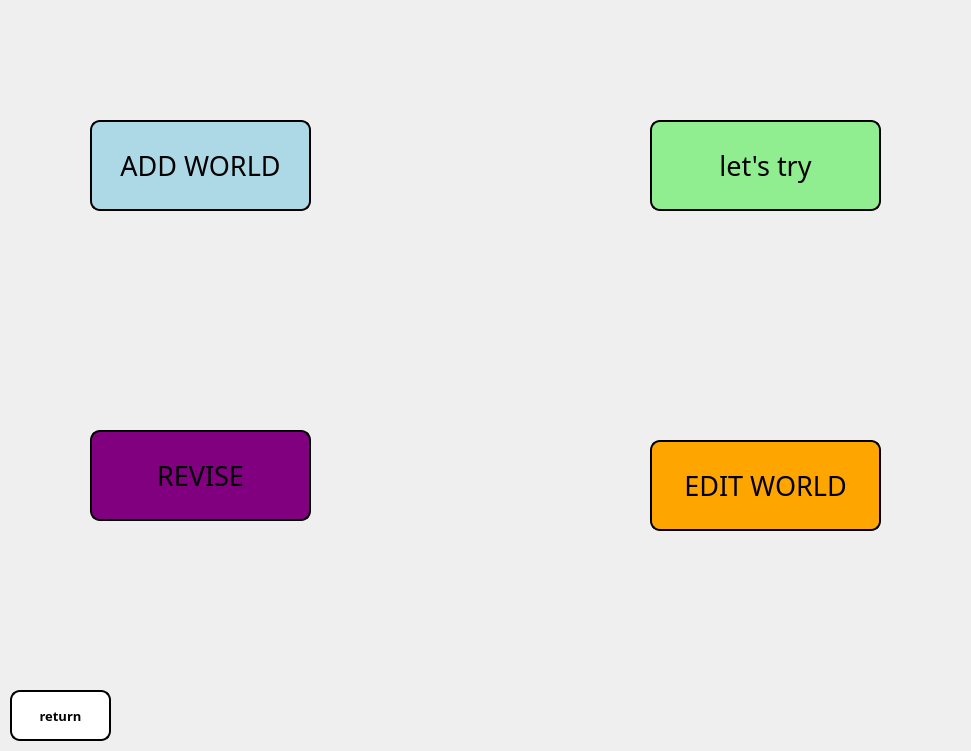
<?xml version="1.0" encoding="UTF-8"?>
<ui version="4.0">
 <class>Form</class>
 <widget class="QWidget" name="Form">
  <property name="geometry">
   <rect>
    <x>0</x>
    <y>0</y>
    <width>971</width>
    <height>751</height>
   </rect>
  </property>
  <property name="windowTitle">
   <string>Form</string>
  </property>
  <widget class="QPushButton" name="lets_try">
   <property name="geometry">
    <rect>
     <x>650</x>
     <y>120</y>
     <width>231</width>
     <height>91</height>
    </rect>
   </property>
   <property name="palette">
    <palette>
     <active>
      <colorrole role="WindowText">
       <brush brushstyle="SolidPattern">
        <color alpha="255">
         <red>0</red>
         <green>0</green>
         <blue>0</blue>
        </color>
       </brush>
      </colorrole>
      <colorrole role="Button">
       <brush brushstyle="SolidPattern">
        <color alpha="255">
         <red>144</red>
         <green>238</green>
         <blue>144</blue>
        </color>
       </brush>
      </colorrole>
      <colorrole role="Light">
       <brush brushstyle="SolidPattern">
        <color alpha="255">
         <red>0</red>
         <green>255</green>
         <blue>0</blue>
        </color>
       </brush>
      </colorrole>
      <colorrole role="Midlight">
       <brush brushstyle="SolidPattern">
        <color alpha="255">
         <red>0</red>
         <green>255</green>
         <blue>0</blue>
        </color>
       </brush>
      </colorrole>
      <colorrole role="Text">
       <brush brushstyle="SolidPattern">
        <color alpha="255">
         <red>0</red>
         <green>0</green>
         <blue>0</blue>
        </color>
       </brush>
      </colorrole>
      <colorrole role="ButtonText">
       <brush brushstyle="SolidPattern">
        <color alpha="255">
         <red>0</red>
         <green>0</green>
         <blue>0</blue>
        </color>
       </brush>
      </colorrole>
      <colorrole role="Base">
       <brush brushstyle="SolidPattern">
        <color alpha="255">
         <red>144</red>
         <green>238</green>
         <blue>144</blue>
        </color>
       </brush>
      </colorrole>
      <colorrole role="Window">
       <brush brushstyle="SolidPattern">
        <color alpha="255">
         <red>144</red>
         <green>238</green>
         <blue>144</blue>
        </color>
       </brush>
      </colorrole>
      <colorrole role="PlaceholderText">
       <brush brushstyle="NoBrush">
        <color alpha="128">
         <red>0</red>
         <green>0</green>
         <blue>0</blue>
        </color>
       </brush>
      </colorrole>
     </active>
     <inactive>
      <colorrole role="WindowText">
       <brush brushstyle="SolidPattern">
        <color alpha="255">
         <red>0</red>
         <green>0</green>
         <blue>0</blue>
        </color>
       </brush>
      </colorrole>
      <colorrole role="Button">
       <brush brushstyle="SolidPattern">
        <color alpha="255">
         <red>144</red>
         <green>238</green>
         <blue>144</blue>
        </color>
       </brush>
      </colorrole>
      <colorrole role="Light">
       <brush brushstyle="SolidPattern">
        <color alpha="255">
         <red>0</red>
         <green>255</green>
         <blue>0</blue>
        </color>
       </brush>
      </colorrole>
      <colorrole role="Midlight">
       <brush brushstyle="SolidPattern">
        <color alpha="255">
         <red>0</red>
         <green>255</green>
         <blue>0</blue>
        </color>
       </brush>
      </colorrole>
      <colorrole role="Text">
       <brush brushstyle="SolidPattern">
        <color alpha="255">
         <red>0</red>
         <green>0</green>
         <blue>0</blue>
        </color>
       </brush>
      </colorrole>
      <colorrole role="ButtonText">
       <brush brushstyle="SolidPattern">
        <color alpha="255">
         <red>0</red>
         <green>0</green>
         <blue>0</blue>
        </color>
       </brush>
      </colorrole>
      <colorrole role="Base">
       <brush brushstyle="SolidPattern">
        <color alpha="255">
         <red>144</red>
         <green>238</green>
         <blue>144</blue>
        </color>
       </brush>
      </colorrole>
      <colorrole role="Window">
       <brush brushstyle="SolidPattern">
        <color alpha="255">
         <red>144</red>
         <green>238</green>
         <blue>144</blue>
        </color>
       </brush>
      </colorrole>
      <colorrole role="PlaceholderText">
       <brush brushstyle="NoBrush">
        <color alpha="128">
         <red>0</red>
         <green>0</green>
         <blue>0</blue>
        </color>
       </brush>
      </colorrole>
     </inactive>
     <disabled>
      <colorrole role="WindowText">
       <brush brushstyle="SolidPattern">
        <color alpha="255">
         <red>0</red>
         <green>0</green>
         <blue>0</blue>
        </color>
       </brush>
      </colorrole>
      <colorrole role="Button">
       <brush brushstyle="SolidPattern">
        <color alpha="255">
         <red>144</red>
         <green>238</green>
         <blue>144</blue>
        </color>
       </brush>
      </colorrole>
      <colorrole role="Light">
       <brush brushstyle="SolidPattern">
        <color alpha="255">
         <red>0</red>
         <green>255</green>
         <blue>0</blue>
        </color>
       </brush>
      </colorrole>
      <colorrole role="Midlight">
       <brush brushstyle="SolidPattern">
        <color alpha="255">
         <red>0</red>
         <green>255</green>
         <blue>0</blue>
        </color>
       </brush>
      </colorrole>
      <colorrole role="Text">
       <brush brushstyle="SolidPattern">
        <color alpha="255">
         <red>0</red>
         <green>0</green>
         <blue>0</blue>
        </color>
       </brush>
      </colorrole>
      <colorrole role="ButtonText">
       <brush brushstyle="SolidPattern">
        <color alpha="255">
         <red>0</red>
         <green>0</green>
         <blue>0</blue>
        </color>
       </brush>
      </colorrole>
      <colorrole role="Base">
       <brush brushstyle="SolidPattern">
        <color alpha="255">
         <red>144</red>
         <green>238</green>
         <blue>144</blue>
        </color>
       </brush>
      </colorrole>
      <colorrole role="Window">
       <brush brushstyle="SolidPattern">
        <color alpha="255">
         <red>144</red>
         <green>238</green>
         <blue>144</blue>
        </color>
       </brush>
      </colorrole>
      <colorrole role="PlaceholderText">
       <brush brushstyle="NoBrush">
        <color alpha="128">
         <red>0</red>
         <green>0</green>
         <blue>0</blue>
        </color>
       </brush>
      </colorrole>
     </disabled>
    </palette>
   </property>
   <property name="font">
    <font>
     <family>MV Boli</family>
     <pointsize>20</pointsize>
    </font>
   </property>
   <property name="autoFillBackground">
    <bool>false</bool>
   </property>
   <property name="styleSheet">
    <string notr="true">QPushButton {
    background-color: lightgreen;
    color: black;
    border-radius: 10px;
    border: 2px solid black;
}

QPushButton:hover {
    background-color:darkgreen;
    color: white;
    border: 2px solid white;
}

QPushButton:pressed {
    background-color: darkgreen;
    border: 2px solid yellow;
}</string>
   </property>
   <property name="text">
    <string>let's try</string>
   </property>
  </widget>
  <widget class="QPushButton" name="add_world">
   <property name="geometry">
    <rect>
     <x>90</x>
     <y>120</y>
     <width>221</width>
     <height>91</height>
    </rect>
   </property>
   <property name="palette">
    <palette>
     <active>
      <colorrole role="WindowText">
       <brush brushstyle="SolidPattern">
        <color alpha="255">
         <red>0</red>
         <green>0</green>
         <blue>0</blue>
        </color>
       </brush>
      </colorrole>
      <colorrole role="Button">
       <brush brushstyle="SolidPattern">
        <color alpha="255">
         <red>173</red>
         <green>216</green>
         <blue>230</blue>
        </color>
       </brush>
      </colorrole>
      <colorrole role="Light">
       <brush brushstyle="SolidPattern">
        <color alpha="255">
         <red>0</red>
         <green>255</green>
         <blue>0</blue>
        </color>
       </brush>
      </colorrole>
      <colorrole role="Midlight">
       <brush brushstyle="SolidPattern">
        <color alpha="255">
         <red>0</red>
         <green>255</green>
         <blue>0</blue>
        </color>
       </brush>
      </colorrole>
      <colorrole role="Text">
       <brush brushstyle="SolidPattern">
        <color alpha="255">
         <red>0</red>
         <green>0</green>
         <blue>0</blue>
        </color>
       </brush>
      </colorrole>
      <colorrole role="ButtonText">
       <brush brushstyle="SolidPattern">
        <color alpha="255">
         <red>0</red>
         <green>0</green>
         <blue>0</blue>
        </color>
       </brush>
      </colorrole>
      <colorrole role="Base">
       <brush brushstyle="SolidPattern">
        <color alpha="255">
         <red>173</red>
         <green>216</green>
         <blue>230</blue>
        </color>
       </brush>
      </colorrole>
      <colorrole role="Window">
       <brush brushstyle="SolidPattern">
        <color alpha="255">
         <red>173</red>
         <green>216</green>
         <blue>230</blue>
        </color>
       </brush>
      </colorrole>
      <colorrole role="PlaceholderText">
       <brush brushstyle="NoBrush">
        <color alpha="128">
         <red>0</red>
         <green>0</green>
         <blue>0</blue>
        </color>
       </brush>
      </colorrole>
     </active>
     <inactive>
      <colorrole role="WindowText">
       <brush brushstyle="SolidPattern">
        <color alpha="255">
         <red>0</red>
         <green>0</green>
         <blue>0</blue>
        </color>
       </brush>
      </colorrole>
      <colorrole role="Button">
       <brush brushstyle="SolidPattern">
        <color alpha="255">
         <red>173</red>
         <green>216</green>
         <blue>230</blue>
        </color>
       </brush>
      </colorrole>
      <colorrole role="Light">
       <brush brushstyle="SolidPattern">
        <color alpha="255">
         <red>0</red>
         <green>255</green>
         <blue>0</blue>
        </color>
       </brush>
      </colorrole>
      <colorrole role="Midlight">
       <brush brushstyle="SolidPattern">
        <color alpha="255">
         <red>0</red>
         <green>255</green>
         <blue>0</blue>
        </color>
       </brush>
      </colorrole>
      <colorrole role="Text">
       <brush brushstyle="SolidPattern">
        <color alpha="255">
         <red>0</red>
         <green>0</green>
         <blue>0</blue>
        </color>
       </brush>
      </colorrole>
      <colorrole role="ButtonText">
       <brush brushstyle="SolidPattern">
        <color alpha="255">
         <red>0</red>
         <green>0</green>
         <blue>0</blue>
        </color>
       </brush>
      </colorrole>
      <colorrole role="Base">
       <brush brushstyle="SolidPattern">
        <color alpha="255">
         <red>173</red>
         <green>216</green>
         <blue>230</blue>
        </color>
       </brush>
      </colorrole>
      <colorrole role="Window">
       <brush brushstyle="SolidPattern">
        <color alpha="255">
         <red>173</red>
         <green>216</green>
         <blue>230</blue>
        </color>
       </brush>
      </colorrole>
      <colorrole role="PlaceholderText">
       <brush brushstyle="NoBrush">
        <color alpha="128">
         <red>0</red>
         <green>0</green>
         <blue>0</blue>
        </color>
       </brush>
      </colorrole>
     </inactive>
     <disabled>
      <colorrole role="WindowText">
       <brush brushstyle="SolidPattern">
        <color alpha="255">
         <red>0</red>
         <green>0</green>
         <blue>0</blue>
        </color>
       </brush>
      </colorrole>
      <colorrole role="Button">
       <brush brushstyle="SolidPattern">
        <color alpha="255">
         <red>173</red>
         <green>216</green>
         <blue>230</blue>
        </color>
       </brush>
      </colorrole>
      <colorrole role="Light">
       <brush brushstyle="SolidPattern">
        <color alpha="255">
         <red>0</red>
         <green>255</green>
         <blue>0</blue>
        </color>
       </brush>
      </colorrole>
      <colorrole role="Midlight">
       <brush brushstyle="SolidPattern">
        <color alpha="255">
         <red>0</red>
         <green>255</green>
         <blue>0</blue>
        </color>
       </brush>
      </colorrole>
      <colorrole role="Text">
       <brush brushstyle="SolidPattern">
        <color alpha="255">
         <red>0</red>
         <green>0</green>
         <blue>0</blue>
        </color>
       </brush>
      </colorrole>
      <colorrole role="ButtonText">
       <brush brushstyle="SolidPattern">
        <color alpha="255">
         <red>0</red>
         <green>0</green>
         <blue>0</blue>
        </color>
       </brush>
      </colorrole>
      <colorrole role="Base">
       <brush brushstyle="SolidPattern">
        <color alpha="255">
         <red>173</red>
         <green>216</green>
         <blue>230</blue>
        </color>
       </brush>
      </colorrole>
      <colorrole role="Window">
       <brush brushstyle="SolidPattern">
        <color alpha="255">
         <red>173</red>
         <green>216</green>
         <blue>230</blue>
        </color>
       </brush>
      </colorrole>
      <colorrole role="PlaceholderText">
       <brush brushstyle="NoBrush">
        <color alpha="128">
         <red>0</red>
         <green>0</green>
         <blue>0</blue>
        </color>
       </brush>
      </colorrole>
     </disabled>
    </palette>
   </property>
   <property name="font">
    <font>
     <family>MV Boli</family>
     <pointsize>20</pointsize>
    </font>
   </property>
   <property name="autoFillBackground">
    <bool>false</bool>
   </property>
   <property name="styleSheet">
    <string notr="true">QPushButton {
    background-color: rgb(173, 216, 230);
    color: black;
    border-radius: 10px;
    border: 2px solid black;
}

QPushButton:hover {
    background-color: rgb(0, 0, 139);
    color: white;
    border: 2px solid white;
}

QPushButton:pressed {
    background-color: rgb(0, 0, 139);
    border: 2px solid yellow;
}</string>
   </property>
   <property name="text">
    <string>ADD WORLD</string>
   </property>
  </widget>
  <widget class="QPushButton" name="revise">
   <property name="geometry">
    <rect>
     <x>90</x>
     <y>430</y>
     <width>221</width>
     <height>91</height>
    </rect>
   </property>
   <property name="palette">
    <palette>
     <active>
      <colorrole role="WindowText">
       <brush brushstyle="SolidPattern">
        <color alpha="255">
         <red>0</red>
         <green>0</green>
         <blue>0</blue>
        </color>
       </brush>
      </colorrole>
      <colorrole role="Button">
       <brush brushstyle="SolidPattern">
        <color alpha="255">
         <red>128</red>
         <green>0</green>
         <blue>128</blue>
        </color>
       </brush>
      </colorrole>
      <colorrole role="Light">
       <brush brushstyle="SolidPattern">
        <color alpha="255">
         <red>0</red>
         <green>255</green>
         <blue>0</blue>
        </color>
       </brush>
      </colorrole>
      <colorrole role="Midlight">
       <brush brushstyle="SolidPattern">
        <color alpha="255">
         <red>0</red>
         <green>255</green>
         <blue>0</blue>
        </color>
       </brush>
      </colorrole>
      <colorrole role="Text">
       <brush brushstyle="SolidPattern">
        <color alpha="255">
         <red>0</red>
         <green>0</green>
         <blue>0</blue>
        </color>
       </brush>
      </colorrole>
      <colorrole role="ButtonText">
       <brush brushstyle="SolidPattern">
        <color alpha="255">
         <red>0</red>
         <green>0</green>
         <blue>0</blue>
        </color>
       </brush>
      </colorrole>
      <colorrole role="Base">
       <brush brushstyle="SolidPattern">
        <color alpha="255">
         <red>128</red>
         <green>0</green>
         <blue>128</blue>
        </color>
       </brush>
      </colorrole>
      <colorrole role="Window">
       <brush brushstyle="SolidPattern">
        <color alpha="255">
         <red>128</red>
         <green>0</green>
         <blue>128</blue>
        </color>
       </brush>
      </colorrole>
      <colorrole role="PlaceholderText">
       <brush brushstyle="NoBrush">
        <color alpha="128">
         <red>0</red>
         <green>0</green>
         <blue>0</blue>
        </color>
       </brush>
      </colorrole>
     </active>
     <inactive>
      <colorrole role="WindowText">
       <brush brushstyle="SolidPattern">
        <color alpha="255">
         <red>0</red>
         <green>0</green>
         <blue>0</blue>
        </color>
       </brush>
      </colorrole>
      <colorrole role="Button">
       <brush brushstyle="SolidPattern">
        <color alpha="255">
         <red>128</red>
         <green>0</green>
         <blue>128</blue>
        </color>
       </brush>
      </colorrole>
      <colorrole role="Light">
       <brush brushstyle="SolidPattern">
        <color alpha="255">
         <red>0</red>
         <green>255</green>
         <blue>0</blue>
        </color>
       </brush>
      </colorrole>
      <colorrole role="Midlight">
       <brush brushstyle="SolidPattern">
        <color alpha="255">
         <red>0</red>
         <green>255</green>
         <blue>0</blue>
        </color>
       </brush>
      </colorrole>
      <colorrole role="Text">
       <brush brushstyle="SolidPattern">
        <color alpha="255">
         <red>0</red>
         <green>0</green>
         <blue>0</blue>
        </color>
       </brush>
      </colorrole>
      <colorrole role="ButtonText">
       <brush brushstyle="SolidPattern">
        <color alpha="255">
         <red>0</red>
         <green>0</green>
         <blue>0</blue>
        </color>
       </brush>
      </colorrole>
      <colorrole role="Base">
       <brush brushstyle="SolidPattern">
        <color alpha="255">
         <red>128</red>
         <green>0</green>
         <blue>128</blue>
        </color>
       </brush>
      </colorrole>
      <colorrole role="Window">
       <brush brushstyle="SolidPattern">
        <color alpha="255">
         <red>128</red>
         <green>0</green>
         <blue>128</blue>
        </color>
       </brush>
      </colorrole>
      <colorrole role="PlaceholderText">
       <brush brushstyle="NoBrush">
        <color alpha="128">
         <red>0</red>
         <green>0</green>
         <blue>0</blue>
        </color>
       </brush>
      </colorrole>
     </inactive>
     <disabled>
      <colorrole role="WindowText">
       <brush brushstyle="SolidPattern">
        <color alpha="255">
         <red>0</red>
         <green>0</green>
         <blue>0</blue>
        </color>
       </brush>
      </colorrole>
      <colorrole role="Button">
       <brush brushstyle="SolidPattern">
        <color alpha="255">
         <red>128</red>
         <green>0</green>
         <blue>128</blue>
        </color>
       </brush>
      </colorrole>
      <colorrole role="Light">
       <brush brushstyle="SolidPattern">
        <color alpha="255">
         <red>0</red>
         <green>255</green>
         <blue>0</blue>
        </color>
       </brush>
      </colorrole>
      <colorrole role="Midlight">
       <brush brushstyle="SolidPattern">
        <color alpha="255">
         <red>0</red>
         <green>255</green>
         <blue>0</blue>
        </color>
       </brush>
      </colorrole>
      <colorrole role="Text">
       <brush brushstyle="SolidPattern">
        <color alpha="255">
         <red>0</red>
         <green>0</green>
         <blue>0</blue>
        </color>
       </brush>
      </colorrole>
      <colorrole role="ButtonText">
       <brush brushstyle="SolidPattern">
        <color alpha="255">
         <red>0</red>
         <green>0</green>
         <blue>0</blue>
        </color>
       </brush>
      </colorrole>
      <colorrole role="Base">
       <brush brushstyle="SolidPattern">
        <color alpha="255">
         <red>128</red>
         <green>0</green>
         <blue>128</blue>
        </color>
       </brush>
      </colorrole>
      <colorrole role="Window">
       <brush brushstyle="SolidPattern">
        <color alpha="255">
         <red>128</red>
         <green>0</green>
         <blue>128</blue>
        </color>
       </brush>
      </colorrole>
      <colorrole role="PlaceholderText">
       <brush brushstyle="NoBrush">
        <color alpha="128">
         <red>0</red>
         <green>0</green>
         <blue>0</blue>
        </color>
       </brush>
      </colorrole>
     </disabled>
    </palette>
   </property>
   <property name="font">
    <font>
     <family>MV Boli</family>
     <pointsize>20</pointsize>
    </font>
   </property>
   <property name="autoFillBackground">
    <bool>false</bool>
   </property>
   <property name="styleSheet">
    <string notr="true">QPushButton {
    background-color: rgb(128, 0, 128);
    color: black;
    border-radius: 10px;
    border: 2px solid black;
}

QPushButton:hover {
    background-color:rgb(75, 0, 130);
    color: white;
    border: 2px solid white;
}

QPushButton:pressed {
    background-color: rgb(75, 0, 130);
    border: 2px solid yellow;
}</string>
   </property>
   <property name="text">
    <string>REVISE</string>
   </property>
  </widget>
  <widget class="QPushButton" name="edit_world">
   <property name="geometry">
    <rect>
     <x>650</x>
     <y>440</y>
     <width>231</width>
     <height>91</height>
    </rect>
   </property>
   <property name="palette">
    <palette>
     <active>
      <colorrole role="WindowText">
       <brush brushstyle="SolidPattern">
        <color alpha="255">
         <red>0</red>
         <green>0</green>
         <blue>0</blue>
        </color>
       </brush>
      </colorrole>
      <colorrole role="Button">
       <brush brushstyle="SolidPattern">
        <color alpha="255">
         <red>255</red>
         <green>165</green>
         <blue>0</blue>
        </color>
       </brush>
      </colorrole>
      <colorrole role="Light">
       <brush brushstyle="SolidPattern">
        <color alpha="255">
         <red>0</red>
         <green>255</green>
         <blue>0</blue>
        </color>
       </brush>
      </colorrole>
      <colorrole role="Midlight">
       <brush brushstyle="SolidPattern">
        <color alpha="255">
         <red>0</red>
         <green>255</green>
         <blue>0</blue>
        </color>
       </brush>
      </colorrole>
      <colorrole role="Text">
       <brush brushstyle="SolidPattern">
        <color alpha="255">
         <red>0</red>
         <green>0</green>
         <blue>0</blue>
        </color>
       </brush>
      </colorrole>
      <colorrole role="ButtonText">
       <brush brushstyle="SolidPattern">
        <color alpha="255">
         <red>0</red>
         <green>0</green>
         <blue>0</blue>
        </color>
       </brush>
      </colorrole>
      <colorrole role="Base">
       <brush brushstyle="SolidPattern">
        <color alpha="255">
         <red>255</red>
         <green>165</green>
         <blue>0</blue>
        </color>
       </brush>
      </colorrole>
      <colorrole role="Window">
       <brush brushstyle="SolidPattern">
        <color alpha="255">
         <red>255</red>
         <green>165</green>
         <blue>0</blue>
        </color>
       </brush>
      </colorrole>
      <colorrole role="PlaceholderText">
       <brush brushstyle="NoBrush">
        <color alpha="128">
         <red>0</red>
         <green>0</green>
         <blue>0</blue>
        </color>
       </brush>
      </colorrole>
     </active>
     <inactive>
      <colorrole role="WindowText">
       <brush brushstyle="SolidPattern">
        <color alpha="255">
         <red>0</red>
         <green>0</green>
         <blue>0</blue>
        </color>
       </brush>
      </colorrole>
      <colorrole role="Button">
       <brush brushstyle="SolidPattern">
        <color alpha="255">
         <red>255</red>
         <green>165</green>
         <blue>0</blue>
        </color>
       </brush>
      </colorrole>
      <colorrole role="Light">
       <brush brushstyle="SolidPattern">
        <color alpha="255">
         <red>0</red>
         <green>255</green>
         <blue>0</blue>
        </color>
       </brush>
      </colorrole>
      <colorrole role="Midlight">
       <brush brushstyle="SolidPattern">
        <color alpha="255">
         <red>0</red>
         <green>255</green>
         <blue>0</blue>
        </color>
       </brush>
      </colorrole>
      <colorrole role="Text">
       <brush brushstyle="SolidPattern">
        <color alpha="255">
         <red>0</red>
         <green>0</green>
         <blue>0</blue>
        </color>
       </brush>
      </colorrole>
      <colorrole role="ButtonText">
       <brush brushstyle="SolidPattern">
        <color alpha="255">
         <red>0</red>
         <green>0</green>
         <blue>0</blue>
        </color>
       </brush>
      </colorrole>
      <colorrole role="Base">
       <brush brushstyle="SolidPattern">
        <color alpha="255">
         <red>255</red>
         <green>165</green>
         <blue>0</blue>
        </color>
       </brush>
      </colorrole>
      <colorrole role="Window">
       <brush brushstyle="SolidPattern">
        <color alpha="255">
         <red>255</red>
         <green>165</green>
         <blue>0</blue>
        </color>
       </brush>
      </colorrole>
      <colorrole role="PlaceholderText">
       <brush brushstyle="NoBrush">
        <color alpha="128">
         <red>0</red>
         <green>0</green>
         <blue>0</blue>
        </color>
       </brush>
      </colorrole>
     </inactive>
     <disabled>
      <colorrole role="WindowText">
       <brush brushstyle="SolidPattern">
        <color alpha="255">
         <red>0</red>
         <green>0</green>
         <blue>0</blue>
        </color>
       </brush>
      </colorrole>
      <colorrole role="Button">
       <brush brushstyle="SolidPattern">
        <color alpha="255">
         <red>255</red>
         <green>165</green>
         <blue>0</blue>
        </color>
       </brush>
      </colorrole>
      <colorrole role="Light">
       <brush brushstyle="SolidPattern">
        <color alpha="255">
         <red>0</red>
         <green>255</green>
         <blue>0</blue>
        </color>
       </brush>
      </colorrole>
      <colorrole role="Midlight">
       <brush brushstyle="SolidPattern">
        <color alpha="255">
         <red>0</red>
         <green>255</green>
         <blue>0</blue>
        </color>
       </brush>
      </colorrole>
      <colorrole role="Text">
       <brush brushstyle="SolidPattern">
        <color alpha="255">
         <red>0</red>
         <green>0</green>
         <blue>0</blue>
        </color>
       </brush>
      </colorrole>
      <colorrole role="ButtonText">
       <brush brushstyle="SolidPattern">
        <color alpha="255">
         <red>0</red>
         <green>0</green>
         <blue>0</blue>
        </color>
       </brush>
      </colorrole>
      <colorrole role="Base">
       <brush brushstyle="SolidPattern">
        <color alpha="255">
         <red>255</red>
         <green>165</green>
         <blue>0</blue>
        </color>
       </brush>
      </colorrole>
      <colorrole role="Window">
       <brush brushstyle="SolidPattern">
        <color alpha="255">
         <red>255</red>
         <green>165</green>
         <blue>0</blue>
        </color>
       </brush>
      </colorrole>
      <colorrole role="PlaceholderText">
       <brush brushstyle="NoBrush">
        <color alpha="128">
         <red>0</red>
         <green>0</green>
         <blue>0</blue>
        </color>
       </brush>
      </colorrole>
     </disabled>
    </palette>
   </property>
   <property name="font">
    <font>
     <family>MV Boli</family>
     <pointsize>20</pointsize>
    </font>
   </property>
   <property name="autoFillBackground">
    <bool>false</bool>
   </property>
   <property name="styleSheet">
    <string notr="true">QPushButton {
    background-color: rgb(255, 165, 0);
    color: black;
    border-radius: 10px;
    border: 2px solid black;
}

QPushButton:hover {
    background-color: rgb(255, 140, 0);
    color: white;
    border: 2px solid white;
}

QPushButton:pressed {
    background-color: rgb(255, 140, 0);
    border: 2px solid yellow;
}</string>
   </property>
   <property name="text">
    <string>EDIT WORLD</string>
   </property>
  </widget>
  <widget class="QLabel" name="backgroud_image">
   <property name="geometry">
    <rect>
     <x>-10</x>
     <y>-10</y>
     <width>981</width>
     <height>771</height>
    </rect>
   </property>
   <property name="text">
    <string/>
   </property>
   <property name="pixmap">
    <pixmap>download.jpg</pixmap>
   </property>
   <property name="scaledContents">
    <bool>true</bool>
   </property>
  </widget>
  <widget class="QPushButton" name="pushButton">
   <property name="geometry">
    <rect>
     <x>10</x>
     <y>690</y>
     <width>101</width>
     <height>51</height>
    </rect>
   </property>
   <property name="font">
    <font>
     <family>Rockwell Extra Bold</family>
     <pointsize>10</pointsize>
     <weight>75</weight>
     <bold>true</bold>
    </font>
   </property>
   <property name="styleSheet">
    <string notr="true">QPushButton {
    background-color:White;
    color: black;
    border-radius: 10px;
    border: 2px solid black;
}

QPushButton:hover {
    background-color: Gray;
    color: white;
    border: 2px solid white;
}

QPushButton:pressed {
    background-color:Gray;
    border: 2px solid yellow;
}</string>
   </property>
   <property name="text">
    <string>return</string>
   </property>
  </widget>
  <zorder>backgroud_image</zorder>
  <zorder>revise</zorder>
  <zorder>add_world</zorder>
  <zorder>edit_world</zorder>
  <zorder>lets_try</zorder>
  <zorder>pushButton</zorder>
 </widget>
 <resources/>
 <connections/>
</ui>
